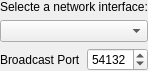
<?xml version="1.0" encoding="UTF-8"?>
<ui version="4.0">
 <class>UdpBroadcastUi</class>
 <widget class="QWidget" name="UdpBroadcastUi">
  <property name="geometry">
   <rect>
    <x>0</x>
    <y>0</y>
    <width>119</width>
    <height>63</height>
   </rect>
  </property>
  <property name="windowTitle">
   <string notr="true">Form</string>
  </property>
  <layout class="QGridLayout" name="gridLayout">
   <property name="leftMargin">
    <number>0</number>
   </property>
   <property name="topMargin">
    <number>0</number>
   </property>
   <property name="rightMargin">
    <number>0</number>
   </property>
   <property name="bottomMargin">
    <number>0</number>
   </property>
   <item row="0" column="0" colspan="2">
    <widget class="QLabel" name="label">
     <property name="text">
      <string>Selecte a network interface:</string>
     </property>
    </widget>
   </item>
   <item row="2" column="1">
    <widget class="QSpinBox" name="spinBoxPort">
     <property name="maximum">
      <number>65535</number>
     </property>
     <property name="value">
      <number>54132</number>
     </property>
    </widget>
   </item>
   <item row="1" column="0" colspan="2">
    <widget class="QComboBox" name="comboBoxInterface"/>
   </item>
   <item row="2" column="0">
    <widget class="QLabel" name="labelMulticastPort">
     <property name="sizePolicy">
      <sizepolicy hsizetype="Fixed" vsizetype="Preferred">
       <horstretch>0</horstretch>
       <verstretch>0</verstretch>
      </sizepolicy>
     </property>
     <property name="text">
      <string>Broadcast Port</string>
     </property>
    </widget>
   </item>
  </layout>
 </widget>
 <resources/>
 <connections/>
</ui>
